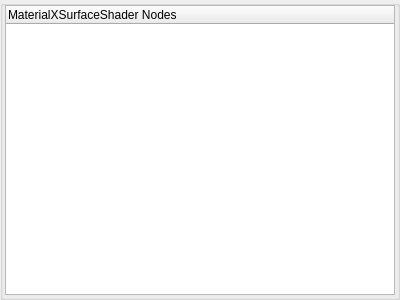
<?xml version="1.0" encoding="UTF-8"?>
<ui version="4.0">
 <class>GroupBox</class>
 <widget class="QGroupBox" name="GroupBox">
  <property name="geometry">
   <rect>
    <x>0</x>
    <y>0</y>
    <width>400</width>
    <height>300</height>
   </rect>
  </property>
  <property name="minimumSize">
   <size>
    <width>400</width>
    <height>300</height>
   </size>
  </property>
  <property name="windowTitle">
   <string>GroupBox</string>
  </property>
  <widget class="QWidget" name="verticalLayoutWidget">
   <property name="geometry">
    <rect>
     <x>0</x>
     <y>0</y>
     <width>406</width>
     <height>395</height>
    </rect>
   </property>
   <layout class="QVBoxLayout" name="verticalLayout" stretch="0">
    <property name="spacing">
     <number>0</number>
    </property>
    <property name="leftMargin">
     <number>5</number>
    </property>
    <property name="topMargin">
     <number>5</number>
    </property>
    <property name="rightMargin">
     <number>5</number>
    </property>
    <property name="bottomMargin">
     <number>5</number>
    </property>
    <item alignment="Qt::AlignTop">
     <widget class="QTreeWidget" name="shaderTree">
      <property name="enabled">
       <bool>true</bool>
      </property>
      <property name="sizePolicy">
       <sizepolicy hsizetype="Preferred" vsizetype="Preferred">
        <horstretch>0</horstretch>
        <verstretch>0</verstretch>
       </sizepolicy>
      </property>
      <property name="minimumSize">
       <size>
        <width>390</width>
        <height>290</height>
       </size>
      </property>
      <property name="maximumSize">
       <size>
        <width>390</width>
        <height>290</height>
       </size>
      </property>
      <column>
       <property name="text">
        <string>MaterialXSurfaceShader Nodes</string>
       </property>
      </column>
     </widget>
    </item>
   </layout>
  </widget>
 </widget>
 <resources/>
 <connections/>
</ui>
